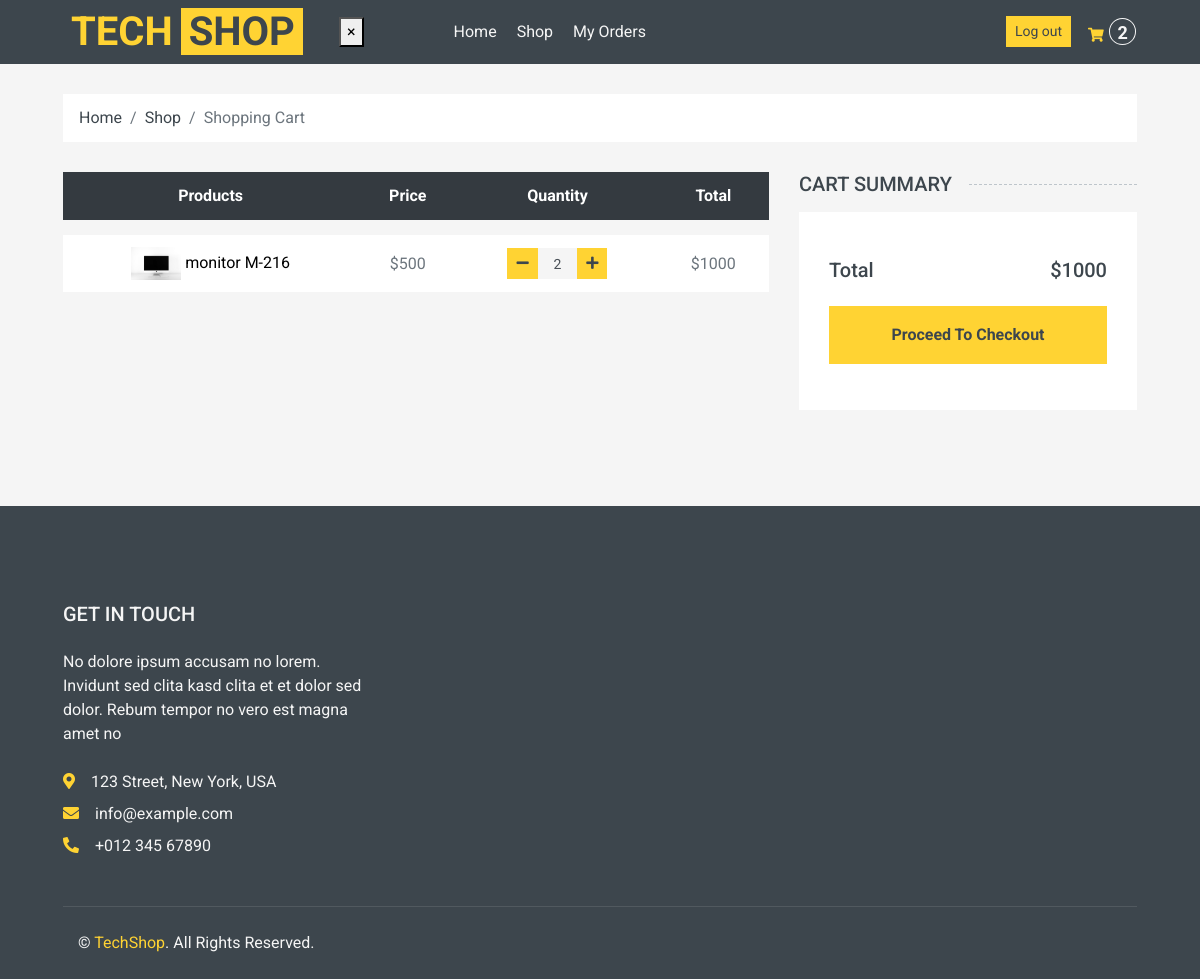
The app's page /cart (signed in), older data.
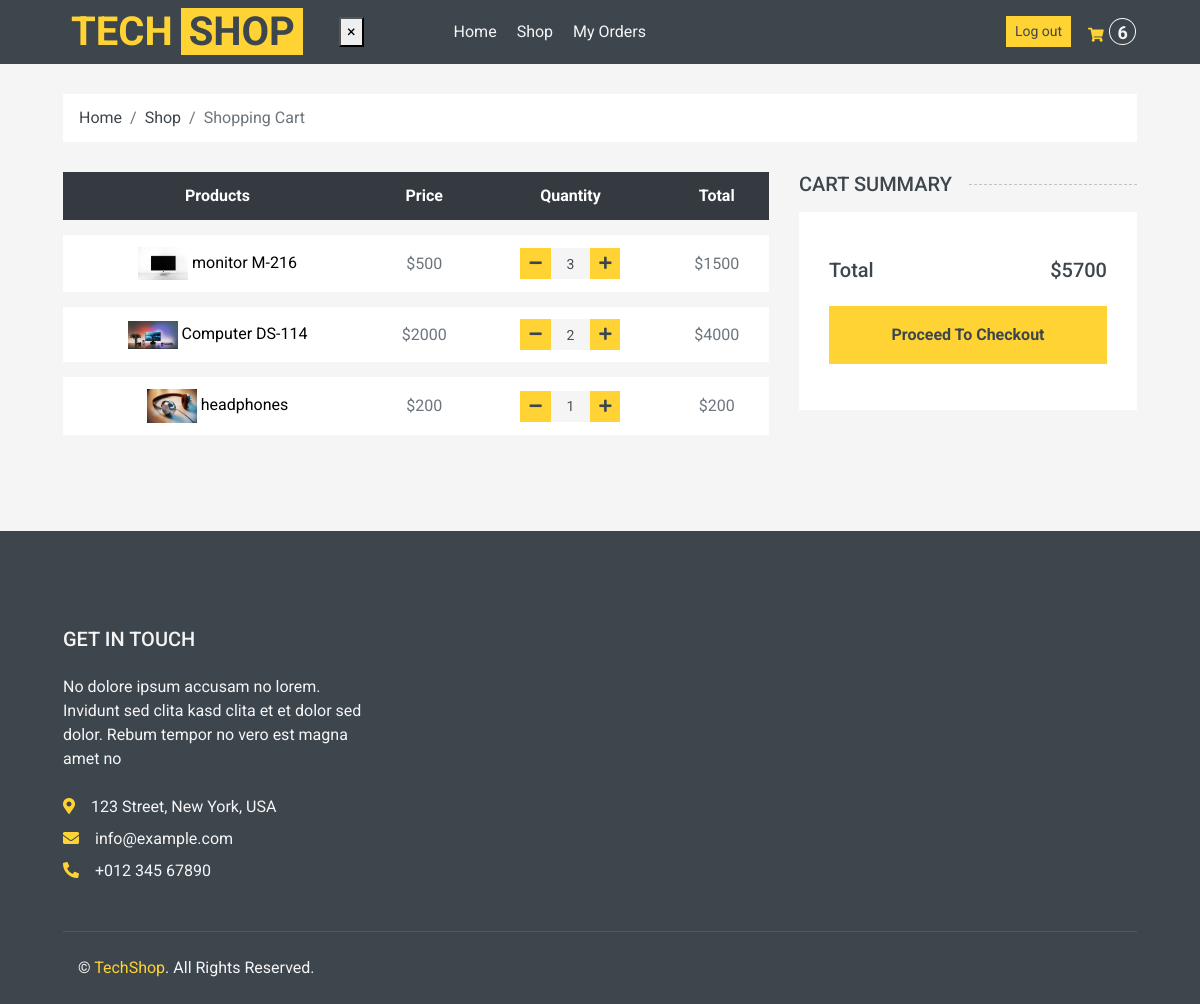
The same page, newer data.
### shop/models.py (models this page shows, shortened)
class OrderItem(models.Model):
    order = models.ForeignKey("Order", on_delete=models.CASCADE)
    product = models.ForeignKey(
        "Product", null=True, blank=True, on_delete=models.CASCADE
    )
    quantity = models.IntegerField(null=True, blank=True, default=0)
    date_added = models.DateTimeField(auto_now=True, null=True, blank=True)
    @property
    def total_item_price(self):
        if self.product is None:
            return 0
        return (self.product.price or 0) * (self.quantity or 0)

class Product(models.Model):
    CATEGORY = (
        ("Tech", "Tech"),
        ("New", "New"),
        ("Popular", "Popular"),
    )
    default_description = """
    Eos no lorem eirmod diam diam, eos elitr et gubergren diam sea. Consetetur vero aliquyam invidunt duo dolores et duo sit. Vero diam ea vero et dolore rebum, dolor rebum eirmod consetetur invidunt sed sed et, lorem duo et eos elitr, sadipscing kasd ipsum rebum diam. Dolore diam stet rebum sed tempor kasd eirmod. Takimata kasd ipsum accusam sadipscing, eos dolores sit no ut diam consetetur duo justo est, sit sanctus diam tempor aliquyam eirmod nonumy rebum dolor accusam, ipsum kasd eos consetetur at sit rebum, diam kasd invidunt tempor lorem, ipsum lorem elitr sanctus eirmod takimata dolor ea invidunt.

    Dolore magna est eirmod sanctus dolor, amet diam et eirmod et ipsum. Amet dolore tempor consetetur sed lorem dolor sit lorem tempor. Gubergren amet amet labore sadipscing clita clita diam clita. Sea amet et sed ipsum lorem elitr et, amet et labore voluptua sit rebum. Ea erat sed et diam takimata sed justo. Magna takimata justo et amet magna et.
    """
    name = models.CharField(verbose_name="название продукта", max_length=100)
    price = models.IntegerField(null=True, blank=True)
    description = models.TextField(default=default_description, blank=True)
    rating = models.IntegerField(null=True, blank=True)
    pic = models.ImageField(
        upload_to="shop/%Y/%m", null=True, blank=True, default="default_picture.png"
    )
    added_at = models.DateTimeField(
        verbose_name="Data of appearance", auto_now_add=True, null=True
    )
    category = models.CharField(max_length=100, choices=CATEGORY)
    slug = models.SlugField(blank=True, null=True, unique=True)

### shop/views.py (the view)
# urls.py: path("cart", cart, name="cart"),
def cart(request):
    cart_order = get_cart(request)
    order_items = cart_order.orderitem_set.select_related("product").all()
    ctx = {
        "order_items": order_items,
        "crt_total_quantity": cart_order.order_total_quantity,
        "crt_total_price": cart_order.total_order_price,
    }
    return render(request, "cart.html", ctx)

### shop/context_processors.py (called while the page is built)
def get_cart_total(request):
    cart = get_cart(request, create=False)
    return {"crt_total_quantity": cart.order_total_quantity if cart else 0}

### shop/models.py (called while the page is built)
    @property
    def total_order_price(self):
        return sum(
            item.total_item_price
            for item in self.orderitem_set.select_related("product").all()
        )

    @property
    def order_total_quantity(self):
        return sum(item.quantity or 0 for item in self.orderitem_set.all())

### shop/utils.py (called while the page is built)
def get_cart(request, *, create=True):
    if request.user.is_authenticated:
        cart_query = Order.objects.filter(customer=request.user, status="Cart")
    else:
        return get_visitor_cart(request, create=create)
    cart = cart_query.order_by("pk").first()
    if cart is None and create:
        cart = Order.objects.create(customer=request.user, status="Cart")
    return cart

### templates/cart.html (shortened to what this page needs)
{%extends "main.html"%}
{%load static%}
{%block cart%}
    <div class="container-fluid">
        <div class="row px-xl-5">
            <div class="col-12">
                <nav class="breadcrumb bg-light mb-30">
                    <a class="breadcrumb-item text-dark" href="{%url 'index'%}">Home</a>
                    <a class="breadcrumb-item text-dark" href="{%url 'shop'%}">Shop</a>
                    <span class="breadcrumb-item active">Shopping Cart</span>
                </nav>
            </div>
        </div>
    </div>
    <div class="container-fluid">
        <div class="row px-xl-5">
            <div class="col-lg-8 table-responsive mb-5">
                <table class="table table-light table-borderless table-hover text-center mb-0">
                    <thead class="thead-dark">
                        <tr>
                            <th>Products</th>
                            <th>Price</th>
                            <th>Quantity</th>
                            <th>Total</th>
                        </tr>
                    </thead>
                    <tbody class="align-middle">
                        {% for item in order_items%}
                        <tr data-product_id_item ={{item.product.id}} >
                            <td class="align-middle">
                              <img src="{{item.product.pic.url}}" alt="" style="width: 50px;">
                               <a href="{%url 'detail' item.product.slug %}" style = "color:black;">{{item.product.name}}</a>
                            </td>
                            <td class="align-middle">${{item.product.price}} </td>
                            <td class="align-middle">
                                <div class="input-group quantity mx-auto" style="width: 100px;">
                                    <div class="input-group-btn">
                                        <button class="btn btn-sm btn-primary btn-minus change_cart_btn"  data-product_id = "{{item.product.id}}" data-action = "remove">
                                        <i class="fa fa-minus"></i>
                                        </button>
                                    </div>
                                    <input data-product_id_quantity ={{item.product.id}} type="text" class="form-control form-control-sm bg-secondary border-0 text-center" value="{{item.quantity}}">
                                    <div class="input-group-btn">
                                        <button class="btn btn-sm btn-primary btn-plus change_cart_btn"  data-product_id = "{{item.product.id}}" data-action = "add">
                                            <i class="fa fa-plus"></i>
                                        </button>
                                    </div>
                                </div>
                            </td>
                            <td class="align-middle" data-product_id_price ={{item.product.id}} >${{item.total_item_price}}</td>
                        </tr>
                        {% endfor %}
                    </tbody>
                </table>
            </div>
            <div class="col-lg-4">
                <h5 class="section-title position-relative text-uppercase mb-3"><span class="bg-secondary pr-3">Cart Summary</span></h5>
                <div class="bg-light p-30 mb-5">
                    <div class="pt-2">
                        <div class="d-flex justify-content-between mt-2">
                            <h5>Total</h5>
                            <h5 class = "crt_total_price">${{crt_total_price}}</h5>
                        </div>
                        <a class="btn btn-block btn-primary font-weight-bold my-3 py-3 proceed_to_checkout" href = "{%url 'checkout'%}" >Proceed To Checkout</a>
                    </div>
                </div>
            </div>
        </div>
    </div>
{%endblock%}

### templates/main.html (shortened to what this page needs)
{%load static%}
<!DOCTYPE html>
<html lang="en">
<head>
    <link href="https://cdnjs.cloudflare.com/ajax/libs/font-awesome/5.10.0/css/all.min.css" rel="stylesheet">
    <link href="{%static 'lib/animate/animate.min.css'%}" rel="stylesheet">
    <link href="{%static 'lib/owlcarousel/assets/owl.carousel.min.css' %}" rel="stylesheet">
    <link href="{%static 'css/style.css' %}" rel="stylesheet">
    <link href="{%static 'css/responsive.css' %}" rel="stylesheet">
</head>
<body>
    {% include 'include/navbar.html'%}
    {%block cart%} {%endblock%}
    {% include 'include/footer.html'%}
</body>
</html>

### templates/include/navbar.html (shortened to what this page needs)
<div class="container-fluid bg-dark mb-30">
    <div class="row px-xl-5">
        <div class="col-lg-3 d-none d-lg-block">
                <div  class="text-decoration-none" >
                    <div style = "margin-top:8px;">
                    <a href="{%url 'index'%}" class = "text-decoration-none" ><span class="h1 text-uppercase text-primary bg-dark px-2">Tech</span>
                    <span class="h1 text-uppercase text-dark bg-primary px-2 ml-n1">Shop</span></a>
                    </div>
                </div>
        </div>
        <div class="col-lg-9">
            <nav class="navbar navbar-expand-lg bg-dark navbar-dark py-3 py-lg-0 px-0">
                <div class="d-flex align-items-center order-lg-2 ml-auto">
                    <div class="navbar-nav flex-row align-items-center py-0">
                      {% if user.is_authenticated%}
                      <a href = "{%url 'logout_view' %}"  class = "btn btn-primary btn-sm mr-2" name="button">Log out</a>
                      {%else%}
                      <a href = "{%url 'login_view' %}" type="button" class = "btn btn-primary btn-sm mr-2" name="button">Login</a>
                      {%endif%}
                        <a href="{% url 'cart'%}" class="btn btn-sm px-0 ml-2">
                            <i class="fas fa-shopping-cart text-primary"></i>
                      <h4 style = " margin-left: 2px; display:inline;"><span class="badge text-secondary border border-secondary rounded-circle total_amount" style="padding-bottom: 2px;"> {{crt_total_quantity}} </span></h4>
                        </a>
                    </div>
                </div>
                <div class="navbar-collapse order-lg-1" id="navbarCollapse">
                    <button type="button" class="nav-drawer-close" id="navDrawerClose" aria-label="Close menu">&times;</button>
                    <div class="navbar-nav mr-auto py-0" style = "margin-left:12%;">
                        <a href="{% url 'index' %}" class="nav-item nav-link ">Home</a>
                        <a href="{% url 'shop' %}" class="nav-item nav-link">Shop</a>
                        <a href="{% url 'my_orders' %}" class="nav-item nav-link">My Orders</a>
                    </div>
                    <div class="dollar nav-item nav-link" style = "color:white; font-size:30px; margin-left: 1px;">
                    </div>
                </div>
            </nav>
        </div>
    </div>
</div>

### templates/include/footer.html
<div class="container-fluid bg-dark text-secondary mt-5 pt-5">
    <div class="row px-xl-5 pt-5">
        <div class="col-lg-4 col-md-12 mb-5 pr-3 pr-xl-5">
            <h5 class="text-secondary text-uppercase mb-4">Get In Touch</h5>
            <p class="mb-4">No dolore ipsum accusam no lorem. Invidunt sed clita kasd clita et et dolor sed dolor. Rebum tempor no vero est magna amet no</p>
            <p class="mb-2"><i class="fa fa-map-marker-alt text-primary mr-3"></i>123 Street, New York, USA</p>
            <p class="mb-2"><i class="fa fa-envelope text-primary mr-3"></i>info@example.com</p>
            <p class="mb-0"><i class="fa fa-phone-alt text-primary mr-3"></i>+012 345 67890</p>
        </div>
    </div>
    <div class="row border-top mx-xl-5 py-4" style="border-color: rgba(256, 256, 256, .1) !important;">
        <div class="col-12 text-center text-md-left">
            <p class="mb-md-0 text-secondary">
                &copy; <a class="text-primary" href="{% url 'index' %}">TechShop</a>. All Rights Reserved.
            </p>
        </div>
    </div>
</div>

Row changes from the older to the newer data that the page shows:
changed OrderItem "monitor M-216": quantity "2" → "3"; total_item_price "1000" → "1500"
now on this page (row edited): OrderItem: product.pic (picture), product.name "Computer DS-114", product.price "2000", quantity "2", total_item_price "4000"
now on this page (row edited): OrderItem: product.pic (picture), product.name "headphones", product.price "200", quantity "1", total_item_price "200"
Text that changed along with them:
{{ crt_total_quantity }}: "2" → "6"
{{ crt_total_price }}: "1000" → "5700"
